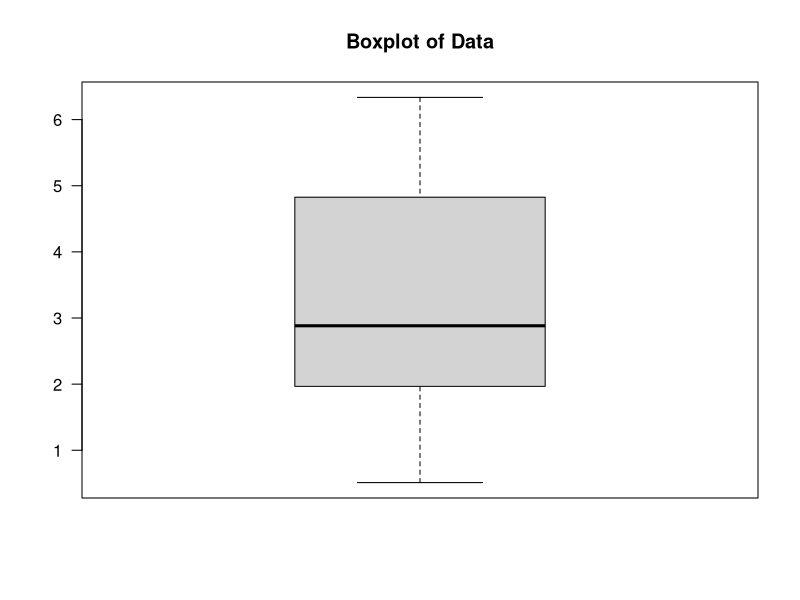
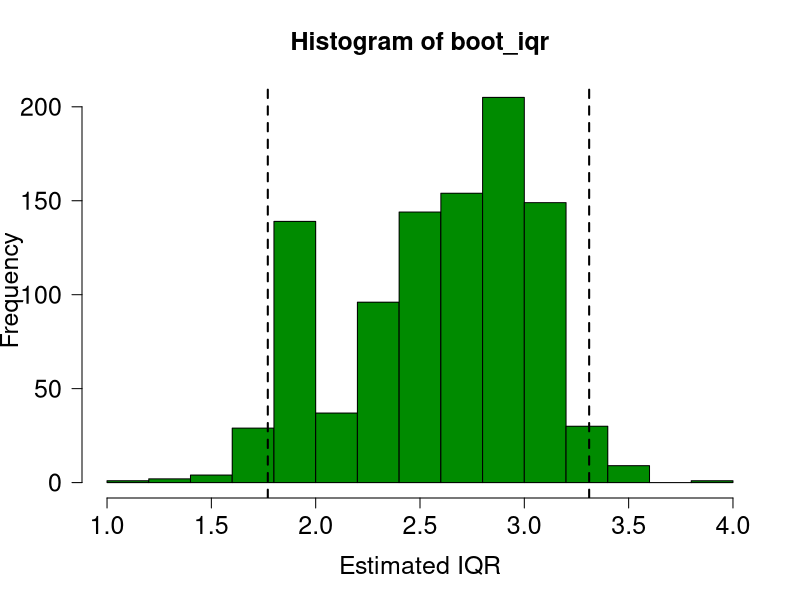
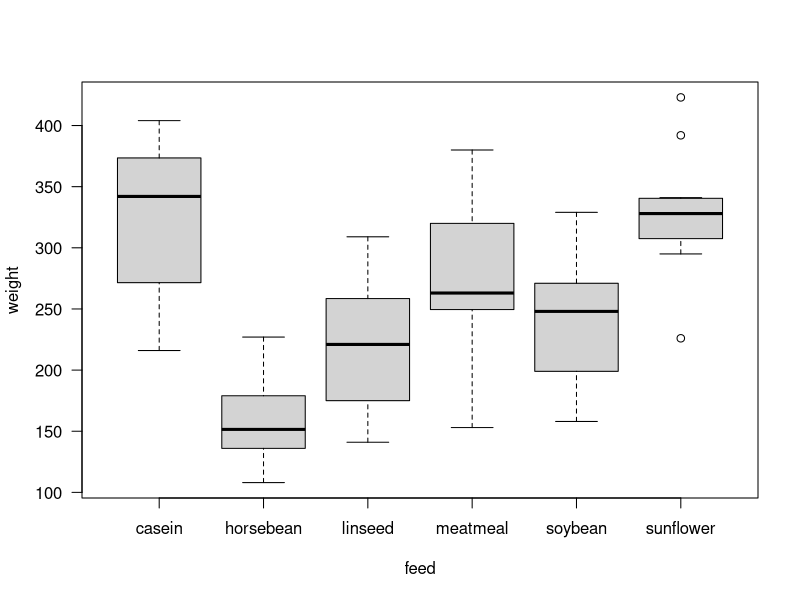
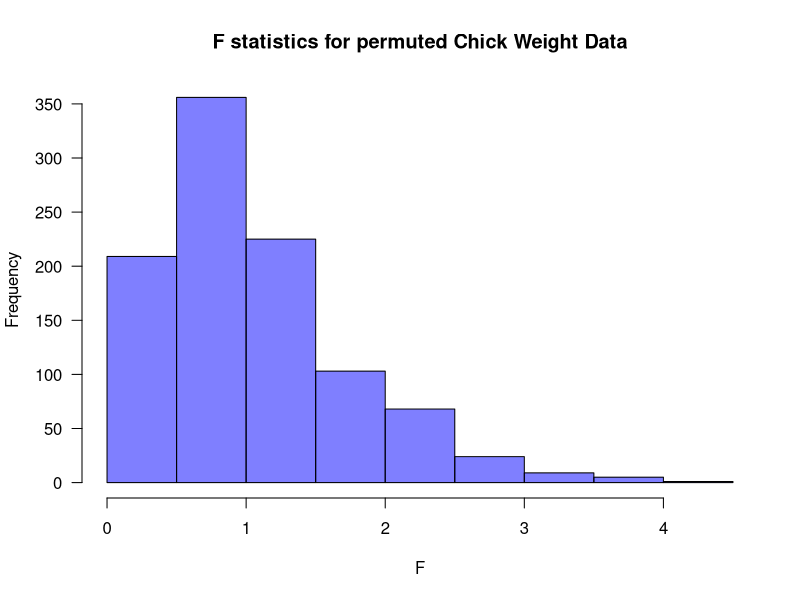
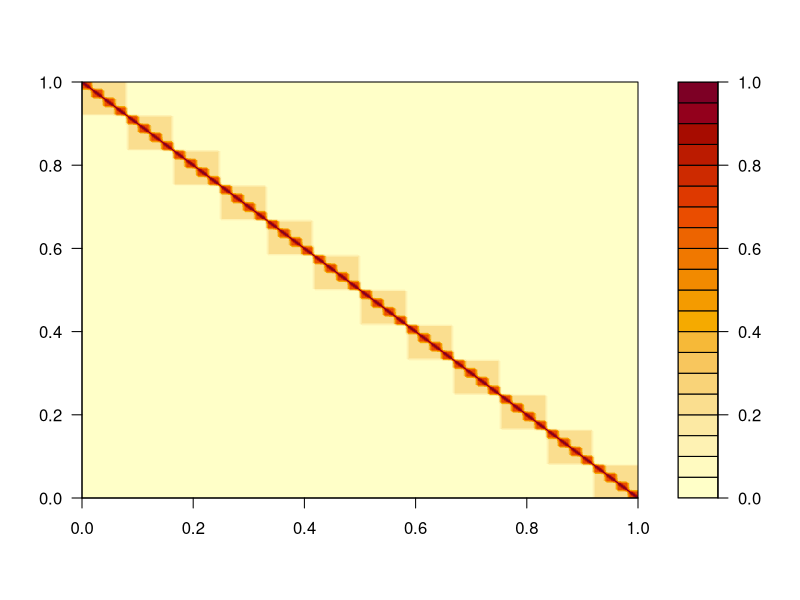
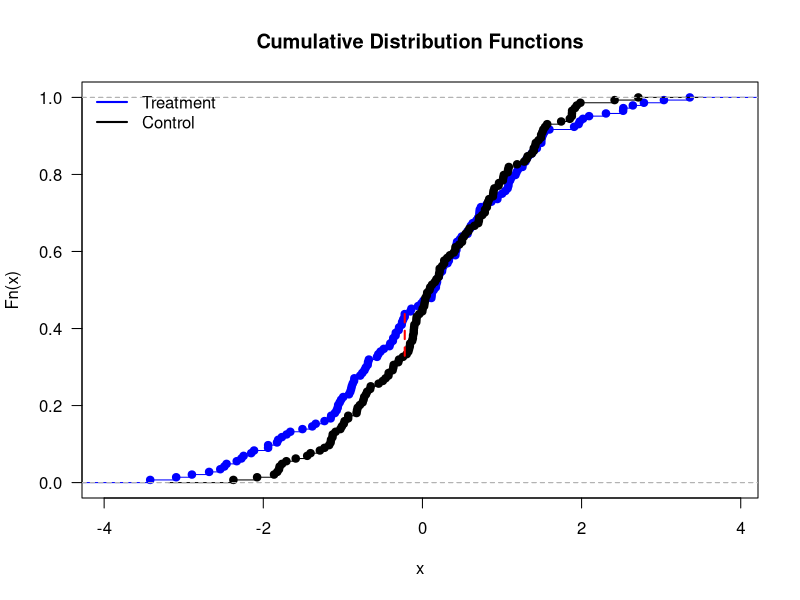

Write R code to recreate these figures, in order. (Note: a time limit stopped this script after it produced the figures.)
## ---- chunk 1
knitr::opts_chunk$set(echo = TRUE)
knitr::opts_chunk$set(cache = TRUE)
library(dplyr)
## ---- chunk 2
n=50
x = rgamma(n,shape=3,rate=1)
boxplot(x, las=1, main='Boxplot of Data')
iqr_est = unname(diff(quantile(x, c(.25, .75))))
iqr_est
## ---- chunk 3
B = 1e3  ## Number of bootstrap samples
boot_samples = sample(x, n*B, replace=TRUE)  ## Sample with replacement
dim(boot_samples) = c(n, B) ## each column is a dataset
## ---- chunk 4
boot_iqr = apply(boot_samples, 2, function(b) unname(diff(quantile(b, c(.25, .75)))))
## ---- chunk 5
hist(boot_iqr, las=1, col='green4', xlab='Estimated IQR', 
     cex.axis=1.5, cex.lab=1.5, cex.main=1.5)

boot_q = quantile(boot_iqr, c(.025, .975))
abline(v=boot_q, lty='dashed', lwd=2)

boot_ci = sprintf('%3.1f (%3.1f, %3.1f)', iqr_est, boot_q[1], boot_q[2])
cat(boot_ci,'\n')
## ---- chunk 6
# Return a bootstrap 95% confidence interval for the
# q^th population quantile based on an iid sample.
quant_ci = function(y, q=0.5, n_boot=1000) {
    m = length(y)
    mat = sample(y, n_boot*m, replace=TRUE)
    dim(mat) = c(n_boot, m)
    f = function(x)quantile(x, q)
    v = apply(mat, 1, f)
    lcb = quantile(v, 0.025)
    ucb = quantile(v, 0.975)
    return(c(lcb, ucb))
}
## ---- chunk 7
data(chickwts)
str(chickwts)
with(chickwts, boxplot(weight~feed, las=1), 'Chick Weight Data')
## ---- chunk 8
anova(lm(weight~feed, data=chickwts))
## ---- chunk 9
# df should have exactly two columns "response" and "group"
compute_F = function(df){
  # compute the grand mean
  gm = mean(df$response)
  
  # compute group means
  sum_stat = df %>% group_by(group) %>% 
    summarize(xbar = mean(response), v = var(response), n=n())
  
  # compute the mean squares
  ms_group = sum({sum_stat$xbar - gm}^2*sum_stat$n) / {nrow(sum_stat) - 1}
  ms_error = sum(sum_stat$v*{sum_stat$n-1}) / {nrow(df) - nrow(sum_stat)}
  
  ms_group / ms_error
}
## ---- chunk 10
df = chickwts %>% rename(response = weight, group = feed)
df_perm = df %>% mutate(group = group[sample(1:nrow(df), replace=FALSE)])
head(df_perm)
compute_F(df_perm)
## ---- chunk 11
permute_F = function(df){
  compute_F({df %>% mutate(group = group[sample(1:nrow(df), replace=FALSE)])})
}
permute_F(df)
## ---- chunk 12
F_obs = compute_F(df)
## ---- chunk 13
nperm = 1e3
perm_F = sapply(1:nperm, function(i) permute_F(df) )
hist(perm_F, las = 1, main='F statistics for permuted Chick Weight Data', 
     col=rgb(0,0,1,.5), xlab='F')
## ---- chunk 14
p = mean(F_obs <= perm_F)
pval_str = ifelse(p > 0, sprintf('p = %5.3f', p), sprintf('p < %5.3f', 1/nperm))
cat(pval_str)
## ---- chunk 15
## Settings 
nAn = 12 # anmimals
nLo = 4 # locations
nIm = 3 # images
rLo = .2 # correlation between locations
rIm = .7 # correlation between images

## Form the correlation matrix within an animal
R = matrix(rLo, nLo*nIm, nLo*nIm)
B = matrix(rIm, nIm, nIm)
for(i in 1:nLo){
    R[seq((i-1)*nIm+1,i*nIm),seq((i-1)*nIm+1,i*nIm)] = B
}
diag(R) = 1

## Here is a quick image to illustrate
R_all = as.matrix(Matrix::bdiag(lapply(1:nAn, function(x) R)))
filled.contour(R_all[144:1,])
#my_colors = colorRampPalette(c('white','red'),alpha=.5)(10)
#image(R_all[144:1,], col=my_colors, breaks=seq(0,1,.1), xaxt='n', yaxt='n')


## Introduce correlation by right multiplying by Cholesky 
## decomposition of correlation matrix.
chR = chol(R)
set.seed(103)
control = matrix(rnorm(nAn*nLo*nIm, 0, 1), nrow=nAn) %*% chR
treat   = matrix(rnorm(nAn*nLo*nIm, 0, 1.5), nrow=nAn) %*% chR

# Convert back to vector i.e. "long form" keeping 
# measurements from the same animal in blocks
control = as.vector(t(control))
treat = as.vector(t(treat))

# Compute the CDFs
F.t = ecdf(treat)
F.c = ecdf(control)

# Plot the CDFs
plot(F.t, col='blue', main='Cumulative Distribution Functions', las=1)
lines(F.c, col='black')
legend('topleft', legend=c('Treatment', 'Control'), 
       lty='solid', lwd=2, col=c('blue','black'), bty='n')

# Compute the test statistic and show as red-dashed line
z = c(treat,control)
z = z[order(z)]
delta = abs(F.t(z) - F.c(z))
x = z[which.max(delta)]
lines(c(x, x), c(F.t(x), F.c(x)), col='red', lty='dashed', lwd=2)

## Function to compute the KS statistic
ks_stat = function(x, y){
  # form unique points and order
  z = c(x, y)

  # compute ecdfs and differences
  max(abs(ecdf(x)(z) - ecdf(y)(z)))
}


## x and y here are vectors
## block_size tells us how to chunk x and y
permute_ks = function(x, y, block_size=FALSE){

  ## construct one block per column
  z = c(x,y)
  dim(z) = c(block_size, {length(x) + length(y)} / block_size)
  ## sample columns for group assignment
  ind = sample(1:ncol(z), length(x)/block_size, replace=FALSE)    
  x = z[,ind]; dim(x) = NULL
  y = z[,-ind]; dim(y) = NULL
  
  # compute stat for permuted columns
  ks_stat(x, y)
}

## ks_perm_test test the distribution of x versus y 
## by permuting group labels in blocks of the indicated size.
ks_perm_test = function(x, y, nperm=1e3, block_size=nLo*nIm){
  ks_obs = ks_stat(x, y)
  ks_perm = sapply(1:nperm, function(i){permute_ks(x, y, block_size=block_size)})
  mean(ks_obs <= ks_perm)
}

ks_perm_test(treat, control)
## ---- chunk 16
mcrep = 1e3

results = vector(length=mcrep, mode='logical')
for(i in 1:mcrep){
  control = matrix(rnorm(nAn*nLo*nIm, 0, 1), nrow=nAn) %*% chR
  treat   = matrix(rnorm(nAn*nLo*nIm, 0, 1.5), nrow=nAn) %*% chR  
  results[i] = {ks_perm_test(treat, control) <= .05}
}

lcb = mean(results) - qnorm(.975)*.5/sqrt(mcrep)
ucb = mean(results) + qnorm(.975)*.5/sqrt(mcrep)

result_str = sprintf('Estimated power: %3.1f%% (%3.1f%%, %3.1f%%).\n',
        100*mean(results), 100*lcb, 100*ucb)
cat(result_str)
